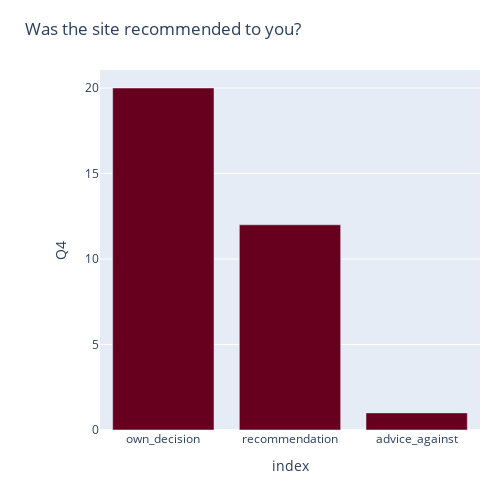

Notebook source saved alongside this figure:
### Code cell
fig = px.bar(Q4, x='index', y='Q4', color_discrete_sequence=px.colors.sequential.RdBu, title="Was the site recommended to you?")
fig.update_layout(
    width=500,
    height=500,
    margin=dict(l=100, r=20, t=70, b=70)
)
fig.show()

### Figure 1 — Plotly figure (JSON) as saved in the notebook; plotly's stock layout.template omitted (floating-point values rounded to 4 significant figures)
{"data": [{"alignmentgroup": "True", "hovertemplate": "index=%{x}<br>Q4=%{y}<extra></extra>", "legendgroup": "", "marker": {"color": "rgb(103,0,31)", "pattern": {"shape": ""}}, "name": "", "offsetgroup": "", "orientation": "v", "showlegend": false, "textposition": "auto", "type": "bar", "x": ["own_decision", "recommendation", "advice_against"], "xaxis": "x", "y": [20, 12, 1], "yaxis": "y"}], "layout": {"barmode": "relative", "height": 500, "legend": {"tracegroupgap": 0}, "margin": {"b": 70, "l": 100, "r": 20, "t": 70}, "title": {"text": "Was the site recommended to you?"}, "width": 500, "xaxis": {"anchor": "y", "domain": [0, 1], "title": {"text": "index"}}, "yaxis": {"anchor": "x", "domain": [0, 1], "title": {"text": "Q4"}}}}
